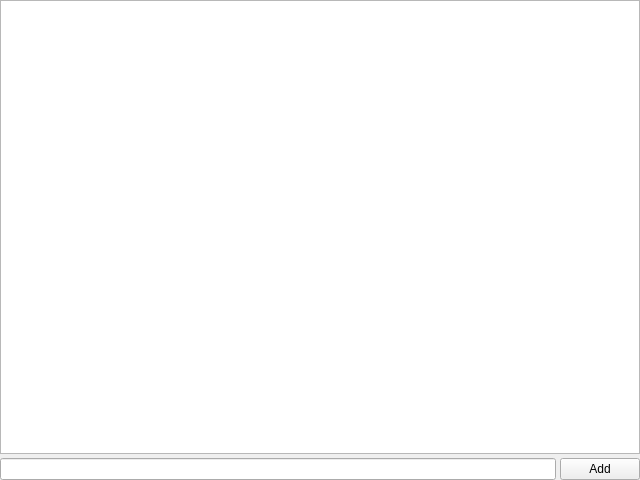
<?xml version="1.0" encoding="UTF-8"?>
<ui version="4.0">
 <class>WProjects</class>
 <widget class="QWidget" name="WProjects">
  <property name="geometry">
   <rect>
    <x>0</x>
    <y>0</y>
    <width>640</width>
    <height>480</height>
   </rect>
  </property>
  <property name="windowTitle">
   <string>Form</string>
  </property>
  <layout class="QVBoxLayout" name="verticalLayout">
   <property name="spacing">
    <number>4</number>
   </property>
   <property name="leftMargin">
    <number>0</number>
   </property>
   <property name="topMargin">
    <number>0</number>
   </property>
   <property name="rightMargin">
    <number>0</number>
   </property>
   <property name="bottomMargin">
    <number>0</number>
   </property>
   <item>
    <widget class="QTableView" name="tableView">
     <property name="editTriggers">
      <set>QAbstractItemView::DoubleClicked</set>
     </property>
     <property name="tabKeyNavigation">
      <bool>false</bool>
     </property>
     <property name="alternatingRowColors">
      <bool>true</bool>
     </property>
     <property name="selectionMode">
      <enum>QAbstractItemView::SingleSelection</enum>
     </property>
     <property name="selectionBehavior">
      <enum>QAbstractItemView::SelectRows</enum>
     </property>
     <attribute name="verticalHeaderVisible">
      <bool>false</bool>
     </attribute>
    </widget>
   </item>
   <item>
    <layout class="QHBoxLayout" name="horizontalLayout">
     <property name="spacing">
      <number>4</number>
     </property>
     <item>
      <widget class="QLineEdit" name="nameEdit"/>
     </item>
     <item>
      <widget class="QPushButton" name="addButton">
       <property name="text">
        <string>Add</string>
       </property>
      </widget>
     </item>
    </layout>
   </item>
  </layout>
 </widget>
 <tabstops>
  <tabstop>tableView</tabstop>
  <tabstop>nameEdit</tabstop>
  <tabstop>addButton</tabstop>
 </tabstops>
 <resources/>
 <connections/>
</ui>
